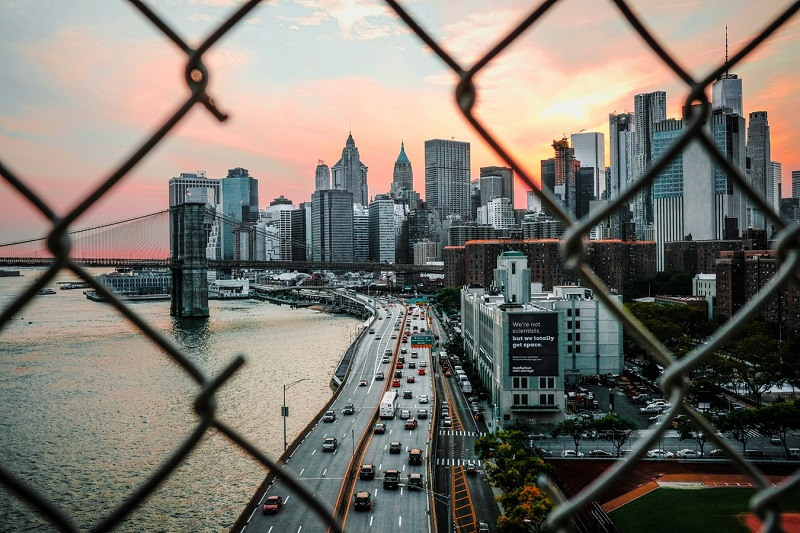
%> input picture Assignment1/1.jpg, 800 x 533 px
$ octave Assignment1.m   (GNU Octave 9; MATLAB toolbox functions it lacks are replaced by stand-ins)
%> lines starting %> are read from the running program, lines starting %| are printed output that depends on the picture
### Assignment1/squMag.m
function [ b ] = squMag( im )
%Custom function for Squared magnitude.
%   1430003045 钟钧儒

% Initialize the Sobel Operators.
Di = 1/32 * [3,0,-3;10,0,-10;3,0,-3];
Dj = 1/32 * [3,10,3;0,0,0;-3,-10,-3];
% Compute the squared gradient.
im = double(im);
gi = conv2(im,Di,'same');
gj = conv2(im,Dj,'same');
% Compute the squre magnitude.
gausFilter = fspecial('gaussian',[3,3],1.6);
bi = conv2(power(gi,2),gausFilter,'same');
bj = conv2(power(gj,2),gausFilter','same');
% Export the squre magnitude.
b = bi + bj;
end

### Assignment1/dirGrad.m
function [ fiG ] = dirGrad( im )
%Calculate the direction of gradient.
%   1430003045 钟钧儒

% Initialize required variables.
% Initialize the Sobel Operators.
Di = 1/32 * [3,0,-3;10,0,-10;3,0,-3];
Dj = 1/32 * [3,10,3;0,0,0;-3,-10,-3];
im = double(im);
gi = conv2(im,Di,'same');
gj = conv2(im,Dj,'same');
% Compute necessary variables.
gausFilter = fspecial('gaussian',[3,3],1.6);
H12 = conv2(gi.*gj,gausFilter,'same');
H11 = conv2(power(gi,2),gausFilter,'same');
H22 = conv2(power(gj,2),gausFilter,'same');
% Compute direction of gradient.
fiG = 1/2 * atan2d(2*H12,H11-H22);
end

### Assignment1/edgDirct.m
function [ fiE ] = edgDirct( im )
%Calculating edge direction.
%   1430003045 钟钧儒

% Run direction of gradient function.
fiG = dirGrad(im);
% Get edge direction by add pi/2.
fiE = fiG + pi/2;

end

### Assignment1/Assignment1.m
% Assignment 1, Computer Vision and Pattern Recoginition
% 1430003045 钟钧儒

% Load the image and transfer it to B&W.
im = imread('1.jpg');
%> im is the input picture: size 533x800x3 uint8; mean R, G, B 122.4, 117.6, 109.8
im = rgb2gray(im);
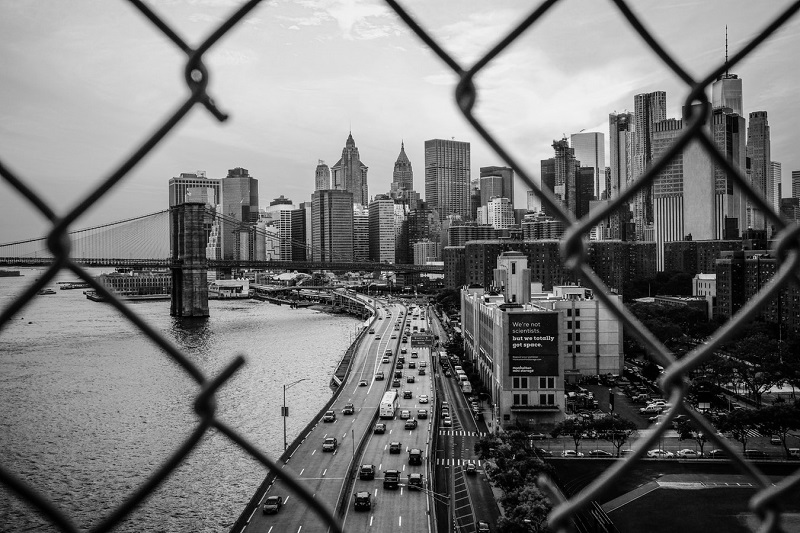
%> im: size 533x800 uint8; min 0, max 254, mean 118.2
figure(1);
imshow(im);
title('Original Image');

% Use MATLAB functions to show the edges.
sobelEdges = edge(im,'Sobel');
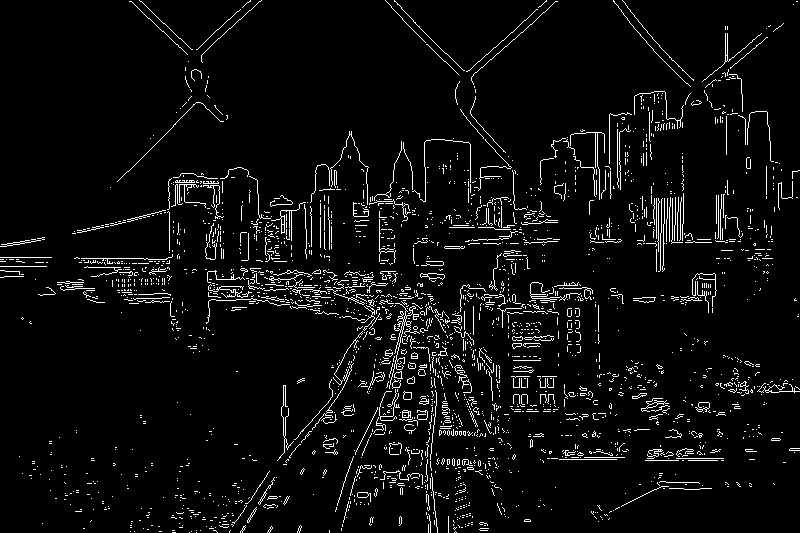
%> sobelEdges: size 533x800 logical; 4.9% white in thin lines or dots
cannyEdges = edge(im,'Canny');
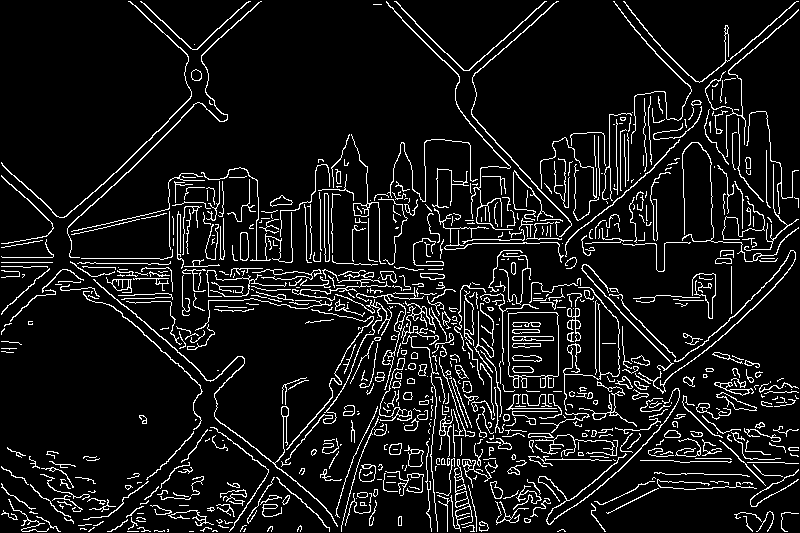
%> cannyEdges: size 533x800 logical; 8.9% white in thin lines or dots
figure(2);
imshowpair(sobelEdges,cannyEdges,'montage');
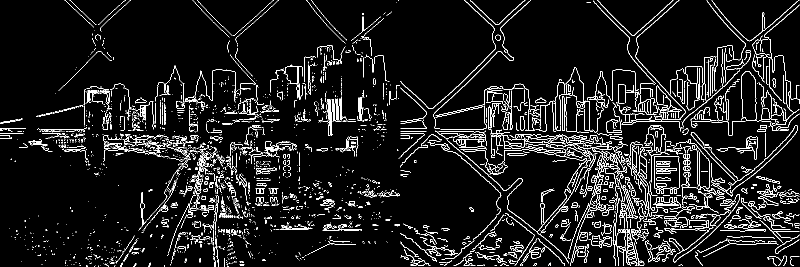
%> displayed picture: size 533x1600, on the screen's scale of 0 to 255 (shown at 1/2 size); 6.9% white in thin lines or dots
title('Sobel / Canny edeges by MATLAB function');

% Square magnitude.
b = squMag(im);
%> in squMag, `gj = conv2(im,Dj,'same');`:
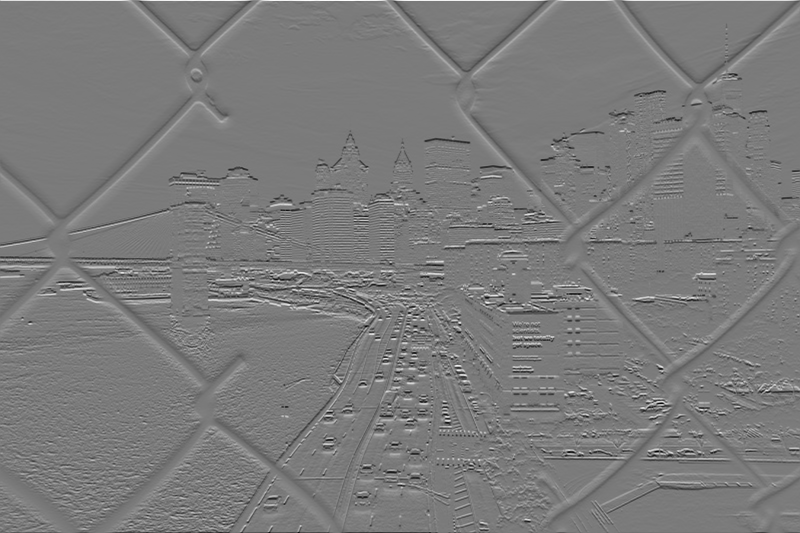
%> gj: size 533x800 double; min -112.3, max 119.5, mean -0.1; drawn with min black and max white

% Direction of graduient.
fiG = dirGrad(im);
%> in dirGrad, `H12 = conv2(gi.*gj,gausFilter,'same');`:
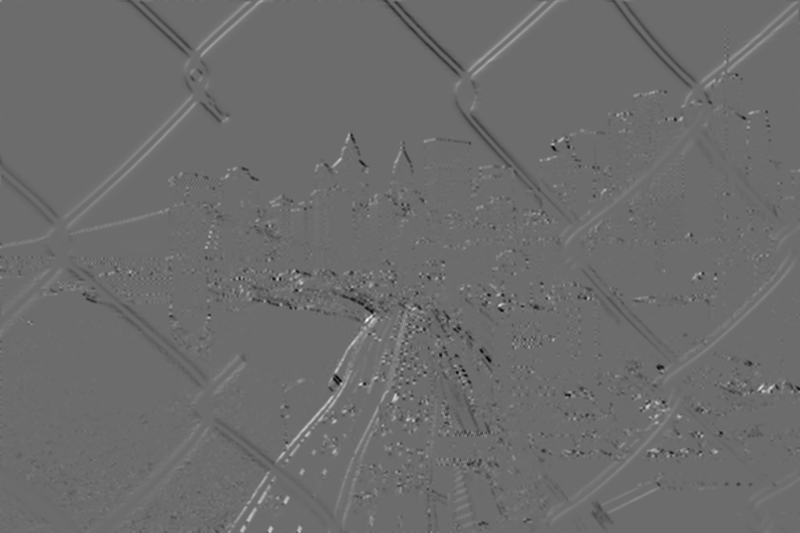
%> H12: size 533x800 double; min -2063.4, max 2780.5, mean 1.6; drawn with min black and max white
%> in dirGrad, `fiG = 1/2 * atan2d(2*H12,H11-H22);`:
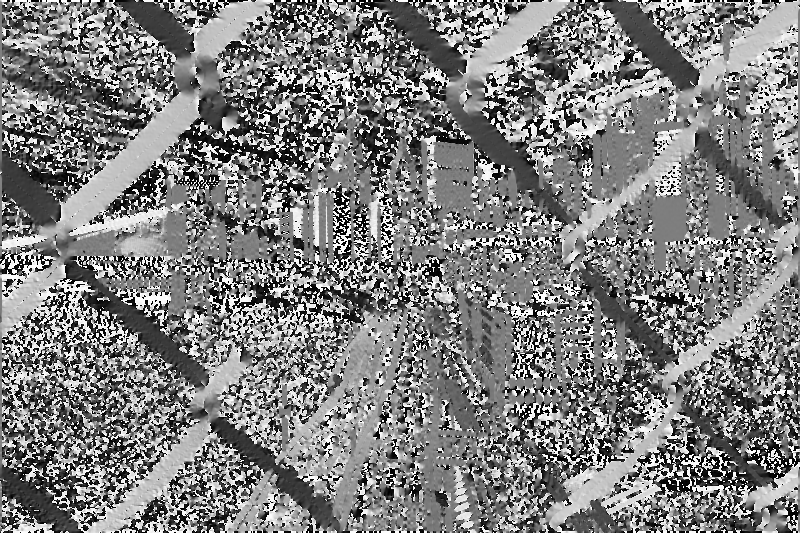
%> fiG: size 533x800 double; min -90, max 90, mean -0.1; drawn with min black and max white

% Edge direction.
fiE = edgDirct(im);
